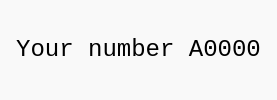
<?xml version="1.0" encoding="UTF-8"?>
<ui version="4.0">
 <class>Form</class>
 <widget class="QWidget" name="Form">
  <property name="geometry">
   <rect>
    <x>0</x>
    <y>0</y>
    <width>277</width>
    <height>100</height>
   </rect>
  </property>
  <property name="cursor">
   <cursorShape>PointingHandCursor</cursorShape>
  </property>
  <property name="windowTitle">
   <string>Form</string>
  </property>
  <property name="styleSheet">
   <string notr="true">QWidget{
	background: #F9F9F9;
}
QWidget:disabled{
	color: black;
}</string>
  </property>
  <layout class="QHBoxLayout" name="horizontalLayout">
   <item>
    <widget class="QLabel" name="text">
     <property name="font">
      <font>
       <family>Consolas</family>
       <pointsize>18</pointsize>
       <weight>50</weight>
       <bold>false</bold>
      </font>
     </property>
     <property name="cursor">
      <cursorShape>PointingHandCursor</cursorShape>
     </property>
     <property name="text">
      <string>Your number A0000</string>
     </property>
     <property name="alignment">
      <set>Qt::AlignCenter</set>
     </property>
    </widget>
   </item>
  </layout>
 </widget>
 <resources/>
 <connections/>
</ui>
